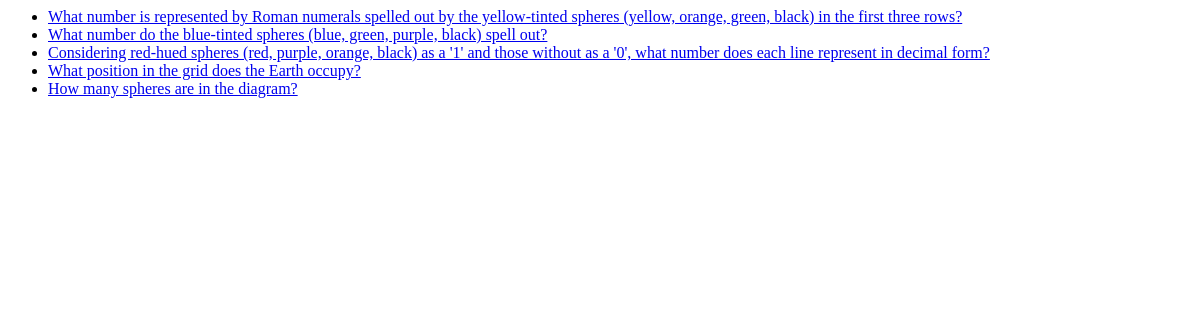
/polls/, run on an earlier commit of the app's database.
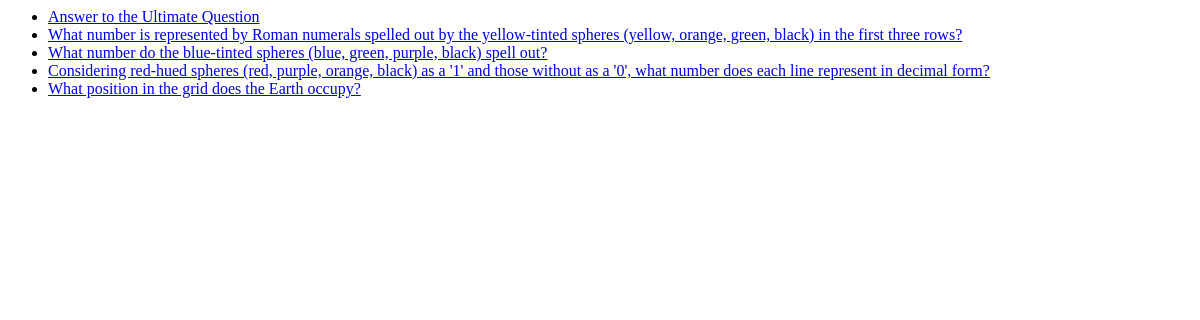
And on a later commit of the database.
### polls/models.py (models this page shows, shortened)
class Question(models.Model):
    question_text = models.CharField(max_length=200)
    pub_date = models.DateTimeField('date published')

### polls/views.py (the view)
# urls.py: path('', views.index, name='index'),
def index(request):
    latest_question_list = Question.objects.order_by('-pub_date')[:5]
    context = {'latest_question_list': latest_question_list}
    return render(request, 'polls/index.html', context)

### polls/templates/polls/index.html
{% if latest_question_list %}
    <ul>
    {% for question in latest_question_list %}
        <li><a href="/polls/{{ question.id }}/">{{ question.question_text }}</a></li>
    {% endfor %}
    </ul>
{% else %}
    <p>No polls are available.</p>
{% endif %}

What changed in the data, as far as the page shows it:
no longer on this page (row unchanged): Question: question_text "How many spheres are in the diagram?"
added Question: question_text "Answer to the Ultimate Question"
